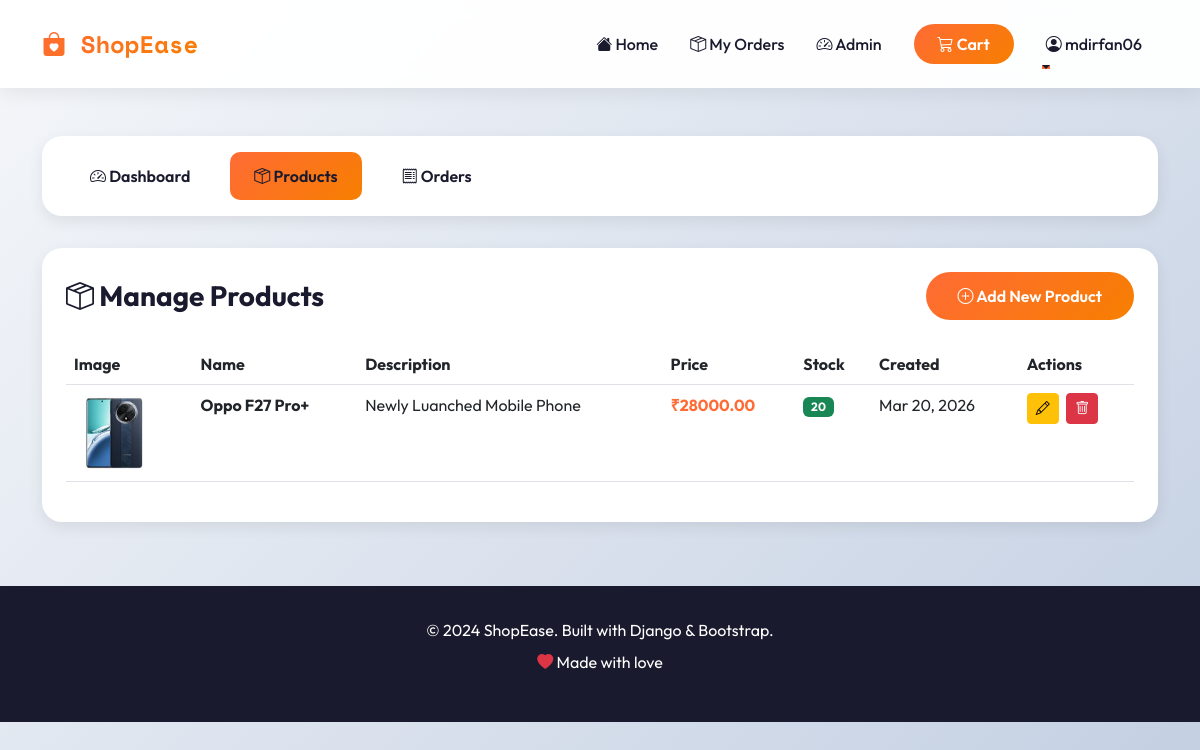
Page /dashboard/products/ (signed in) on the committed database.
### shop/models.py (models this page shows, shortened)
class Product(models.Model):
    name = models.CharField(max_length=200)
    description = models.TextField()
    price = models.DecimalField(max_digits=10, decimal_places=2)
    image = models.ImageField(upload_to='products/')
    stock = models.IntegerField(default=0)
    created_at = models.DateTimeField(auto_now_add=True)
    updated_at = models.DateTimeField(auto_now=True)
    class Meta:
        ordering = ['-created_at']

### shop/views.py (the view)
# urls.py: path('dashboard/products/', views.admin_products, name='admin_products'),
@login_required
@user_passes_test(is_admin)
def admin_products(request):
    products = Product.objects.all()
    return render(request, 'shop/admin_products.html', {'products': products})

### shop/context_processors.py (called while the page is built)
def cart_count(request):
    if request.user.is_authenticated:
        count = Cart.objects.filter(user=request.user).count()
    else:
        count = 0
    return {'cart_count': count}

### shop/views.py (called while the page is built)
def is_admin(user):
    return user.is_superuser

### templates/shop/admin_products.html (shortened to what this page needs)
{% extends 'base.html' %}
{% block content %}
<div class="admin-nav">
    <ul class="nav nav-pills">
        <li class="nav-item">
            <a class="nav-link" href="{% url 'admin_dashboard' %}">
                <i class="bi bi-speedometer2"></i> Dashboard
            </a>
        </li>
        <li class="nav-item">
            <a class="nav-link active" href="{% url 'admin_products' %}">
                <i class="bi bi-box-seam"></i> Products
            </a>
        </li>
        <li class="nav-item">
            <a class="nav-link" href="{% url 'admin_orders' %}">
                <i class="bi bi-receipt"></i> Orders
            </a>
        </li>
    </ul>
</div>
<div class="products-container">
    <div class="d-flex justify-content-between align-items-center mb-4">
        <h3 class="fw-bold mb-0">
            <i class="bi bi-box-seam"></i> Manage Products
        </h3>
        <a href="{% url 'admin_add_product' %}" class="btn btn-primary">
            <i class="bi bi-plus-circle"></i> Add New Product
        </a>
    </div>
    {% if products %}
        <div class="table-responsive">
            <table class="table table-hover">
                <thead>
                    <tr>
                        <th>Image</th>
                        <th>Name</th>
                        <th>Description</th>
                        <th>Price</th>
                        <th>Stock</th>
                        <th>Created</th>
                        <th>Actions</th>
                    </tr>
                </thead>
                <tbody>
                    {% for product in products %}
                        <tr>
                            <td>
                                {% if product.image %}
                                    <img src="{{ product.image.url }}" class="product-image-small" alt="{{ product.name }}">
                                {% else %}
                                    <div class="product-image-small bg-secondary d-flex align-items-center justify-content-center">
                                        <i class="bi bi-image text-white"></i>
                                    </div>
                                {% endif %}
                            </td>
                            <td class="fw-bold">{{ product.name }}</td>
                            <td>{{ product.description|truncatewords:10 }}</td>
                            <td class="fw-bold" style="color: var(--primary-color);">₹{{ product.price }}</td>
                            <td>
                                {% if product.stock > 0 %}
                                    <span class="badge bg-success">{{ product.stock }}</span>
                                {% else %}
                                    <span class="badge bg-danger">Out of Stock</span>
                                {% endif %}
                            </td>
                            <td>{{ product.created_at|date:"M d, Y" }}</td>
                            <td>
                                <a href="{% url 'admin_edit_product' product.id %}" class="btn btn-sm btn-warning me-1">
                                    <i class="bi bi-pencil"></i>
                                </a>
                                <a href="{% url 'admin_delete_product' product.id %}"
                                   class="btn btn-sm btn-danger"
                                   onclick="return confirm('Are you sure you want to delete this product?');">
                                    <i class="bi bi-trash"></i>
                                </a>
                            </td>
                        </tr>
                    {% endfor %}
                </tbody>
            </table>
        </div>
    {% endif %}
</div>
{% endblock %}

### templates/base.html (shortened to what this page needs)
<!DOCTYPE html>
<html lang="en">
<head>
    <link href="https://cdn.jsdelivr.net/npm/bootstrap@5.3.0/dist/css/bootstrap.min.css" rel="stylesheet">
    <link rel="stylesheet" href="https://cdn.jsdelivr.net/npm/bootstrap-icons@1.11.0/font/bootstrap-icons.css">
</head>
<body>
    <nav class="navbar navbar-expand-lg sticky-top">
        <div class="container">
            <a class="navbar-brand" href="{% url 'home' %}">
                <i class="bi bi-bag-heart-fill"></i> ShopEase
            </a>
            <div class="collapse navbar-collapse" id="navbarNav">
                <ul class="navbar-nav ms-auto align-items-center">
                    <li class="nav-item">
                        <a class="nav-link" href="{% url 'home' %}">
                            <i class="bi bi-house-fill"></i> Home
                        </a>
                    </li>
                    {% if user.is_authenticated %}
                        <li class="nav-item">
                            <a class="nav-link" href="{% url 'my_orders' %}">
                                <i class="bi bi-box-seam"></i> My Orders
                            </a>
                        </li>
                        {% if user.is_superuser %}
                            <li class="nav-item">
                                <a class="nav-link" href="{% url 'admin_dashboard' %}">
                                    <i class="bi bi-speedometer2"></i> Admin
                                </a>
                            </li>
                        {% endif %}
                        <li class="nav-item">
                            <a class="nav-link" href="{% url 'cart' %}">
                                <button class="btn btn-cart">
                                    <i class="bi bi-cart3"></i> Cart
                                </button>
                            </a>
                        </li>
                        <li class="nav-item dropdown">
                            <a class="nav-link dropdown-toggle" href="#" role="button" data-bs-toggle="dropdown">
                                <i class="bi bi-person-circle"></i> {{ user.username }}
                            </a>
                        </li>
                    {% endif %}
                </ul>
            </div>
        </div>
    </nav>
    <main class="container my-5">
        {% block content %}{% endblock %}
    </main>
    <footer class="footer text-center">
        <div class="container">
            <p class="mb-0">&copy; 2024 ShopEase. Built with Django & Bootstrap.</p>
            <p class="mt-2">
                <i class="bi bi-heart-fill text-danger"></i> Made with love
            </p>
        </div>
    </footer>
</body>
</html>

### templates/base.html (style rules this page uses)
:root { --primary-color: #FF6B35; --secondary-color: #004E89; --accent-color: #F77F00; --dark: #1A1A2E; --light: #F8F9FA; --success: #06D6A0; }
* { margin: 0; padding: 0; box-sizing: border-box; }
body { font-family: 'Outfit', sans-serif; background: linear-gradient(135deg, #f5f7fa 0%, #c3cfe2 100%); min-height: 100vh; color: var(--dark); }
.navbar { background: rgba(255, 255, 255, 0.95); backdrop-filter: blur(10px); box-shadow: 0 4px 20px rgba(0, 0, 0, 0.08); padding: 1rem 0; }
.navbar-brand { font-family: 'Space Mono', monospace; font-weight: 700; font-size: 1.5rem; background: linear-gradient(135deg, var(--primary-color), var(--accent-color)); -webkit-background-clip: text; -webkit-text-fill-color: transparent; background-clip: text; }
.nav-link { font-weight: 500; color: var(--dark) !important; margin: 0 0.5rem; transition: all 0.3s ease; position: relative; }
.nav-link::after { content: ''; position: absolute; bottom: -5px; left: 0; width: 0; height: 2px; background: var(--primary-color); transition: width 0.3s ease; }
.btn-cart { position: relative; background: linear-gradient(135deg, var(--primary-color), var(--accent-color)); border: none; color: white; padding: 0.5rem 1.5rem; border-radius: 50px; font-weight: 600; transition: transform 0.3s ease; }
.btn-primary { background: linear-gradient(135deg, var(--primary-color), var(--accent-color)); border: none; padding: 0.75rem 2rem; border-radius: 50px; font-weight: 600; transition: all 0.3s ease; }
.footer { background: var(--dark); color: white; padding: 2rem 0; margin-top: 4rem; }

### templates/shop/admin_products.html (style rules this page uses)
.admin-nav { background: white; border-radius: 20px; padding: 1rem; box-shadow: 0 5px 15px rgba(0, 0, 0, 0.08); margin-bottom: 2rem; }
.admin-nav .nav-link { color: var(--dark); font-weight: 600; padding: 0.75rem 1.5rem; border-radius: 10px; transition: all 0.3s ease; }
.admin-nav .nav-link:hover, .admin-nav .nav-link.active { background: linear-gradient(135deg, var(--primary-color), var(--accent-color)); color: white; }
.products-container { background: white; border-radius: 20px; padding: 1.5rem; box-shadow: 0 5px 15px rgba(0, 0, 0, 0.08); }
.product-image-small { width: 80px; height: 80px; object-fit: cover; border-radius: 10px; }

### rows in the picture
Product: image (picture), name "Oppo F27 Pro+", description "Newly Luanched Mobile Phone", price "28000.00", stock "20", created_at "Mar 20, 2026"

### other values in the picture
{{ user.username }} "mdirfan06"
